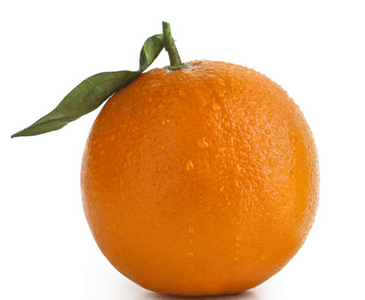
#> input picture 2 Anaconda/maca1.png, 365 x 300 px; the run also reads 1 picture not shown here
$ jupyter execute Comparando_Imagens.ipynb   (shell and % lines are left out)
#> lines starting #> are read from the running program, lines starting #| are printed output that depends on the picture; long printed decimals are rounded
[cell 1]
import cv2
import imutils

[cell 2]
img_src = cv2.imread('maca1.png',0)
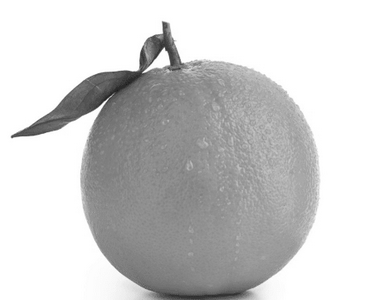
#> img_src: shape (300, 365); min 28, max 255, mean 203.8
img_src2 = cv2.imread('maca2.png',0)
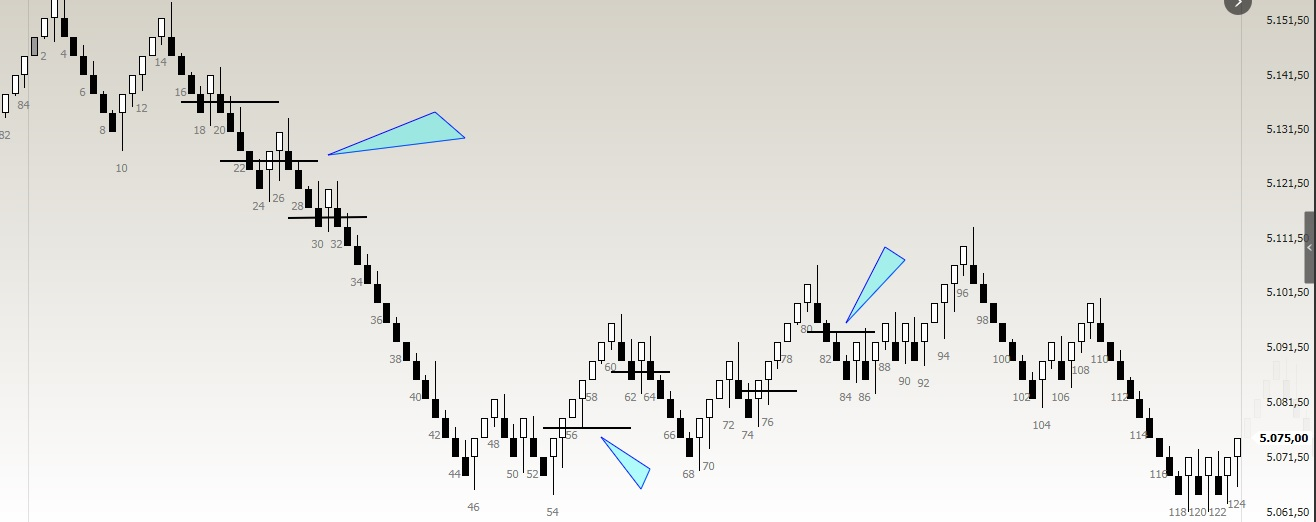
#> input picture 2 Anaconda/maca2.png, 1316 x 522 px
#> img_src2: shape (522, 1316); min 0, max 255, mean 225.2
print(img_src)
#> (printed output is left out)
print(img_src2)
#> (printed output is left out)

[cell 3]
# Importing the module
import cv2
import imutils

# Choose image
original = cv2.imread("maca1.png")
#> original is the input picture: shape (300, 365, 3); mean B, G, R 149.3, 189.5, 230.8

# Display image
cv2.imshow("Original",  original)
cv2.waitKey(0)
cv2.destroyAllWindows()

[cell 4]
import cv2
import imutils

# Choose image
original = cv2.imread("maca1.png")
duplicate = cv2.imread("maca2.png")
#> duplicate is the input picture: shape (522, 1316, 3); mean B, G, R 220.4, 225.3, 226.5

# Store the image shape into variable
ori_shape = original.shape[:2]
#> ori_shape = (300, 365)
dup_shape = duplicate.shape[:2]
#> dup_shape = (522, 1316)

[cell 5]
print(ori_shape)
#| (300, 365)
print(dup_shape)
#| (522, 1316)

[cell 6]
# TEST 1: Based on shape of image
if ori_shape == dup_shape:
    print("Image size is same")
else:
    print("Image is different in size")

[cell 7]
cv2.imshow("Original",ori_shape)
cv2.waitKey()
cv2.destroyAllWindows()

[cell 8]
# importação módulo Opencv
import cv2


# Works well with images of different dimensions
# Foi criando um função para recepcionar as duas imagens
def orb_sim(img1, img2):

    # Antigamente era utilizado o módulo SIFT, mas o mesmo foi descontinuado e o ORB passou ser utilizado
    # possuindo mais recursos para trabalhar as imagens
    orb = cv2.ORB_create()

    # Esse é o ponto onde serão dectados pontos chaves e descritores das imagens
    kp_a, desc_a = orb.detectAndCompute(img1, None)
    kp_b, desc_b = orb.detectAndCompute(img2, None)

    # Definir o objeto combinador de força bruta.
    # Isso quer dizer que ele irá testar muitas combinações diferentes.
    bf = cv2.BFMatcher(cv2.NORM_HAMMING, crossCheck=True)

    # Nessa etapa será feito o match das imagens, ou seja, a combinação das imagens
    matches = bf.match(desc_a, desc_b)

    # Aqui será feito a procura por regiões similares das imagens com a distância menor que 50.
    # É possível ajustar a distância entre 0 a 100, sendo 0 as imagens totalmente diferente e 100 as imagens iguais
    # Nesse caso é escolhido a distância de 50.
    similar_regions = [i for i in matches if i.distance < 50]
    if len(matches) == 0:
        return 0
    return len(similar_regions) / len(matches)

# Função do Opencv para fazer a leitura das imagens
img00 = cv2.imread('Entrada Saidas_COMPRA.JPG', 0)
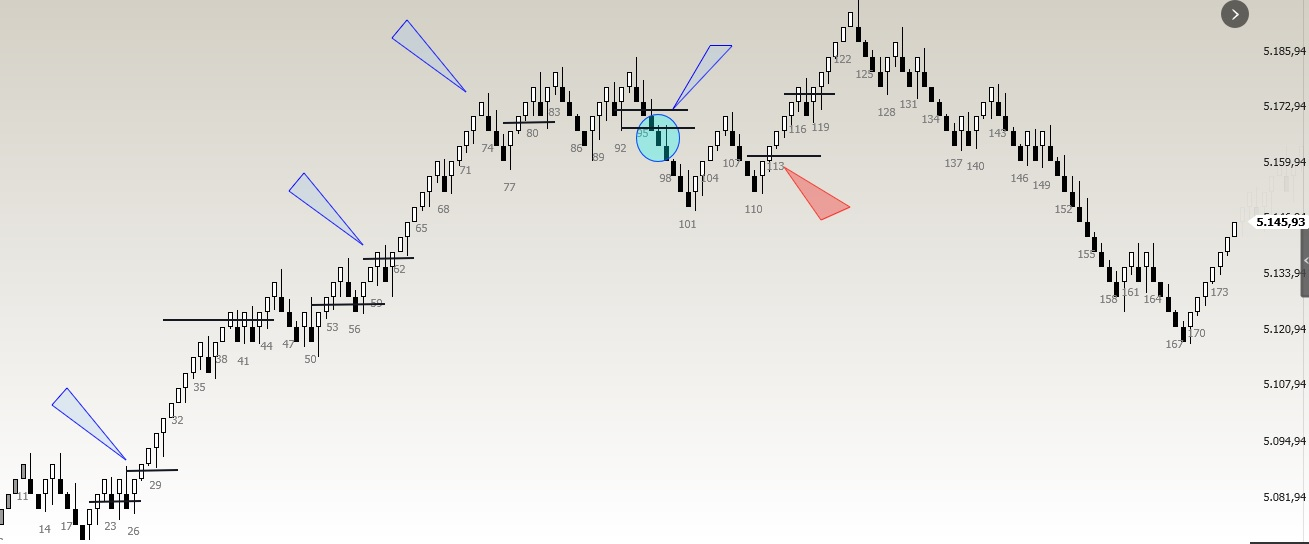
#> input picture 2 Anaconda/Entrada Saidas_COMPRA.jpg, 1309 x 544 px, found by its file name
#> img00: shape (544, 1309); min 0, max 255, mean 226.5
img01 = cv2.imread('Entrada Saidas_VENDA.JPG', 0)

# Função opencv para redimensionar as inmagens, pois se elas estivem em dimensões diferente dá erro no código
img00Res = cv2.resize(img00, (1200, 600))
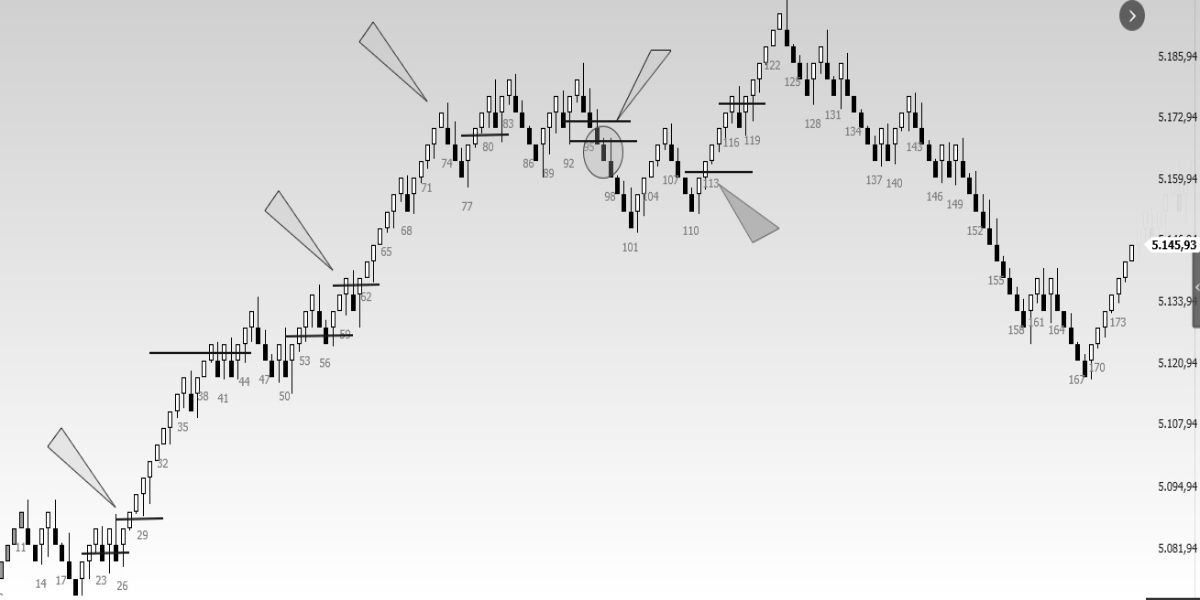
#> img00Res: shape (600, 1200); min 0, max 255, mean 226.5
img01Res = cv2.resize(img01, (1200, 600))
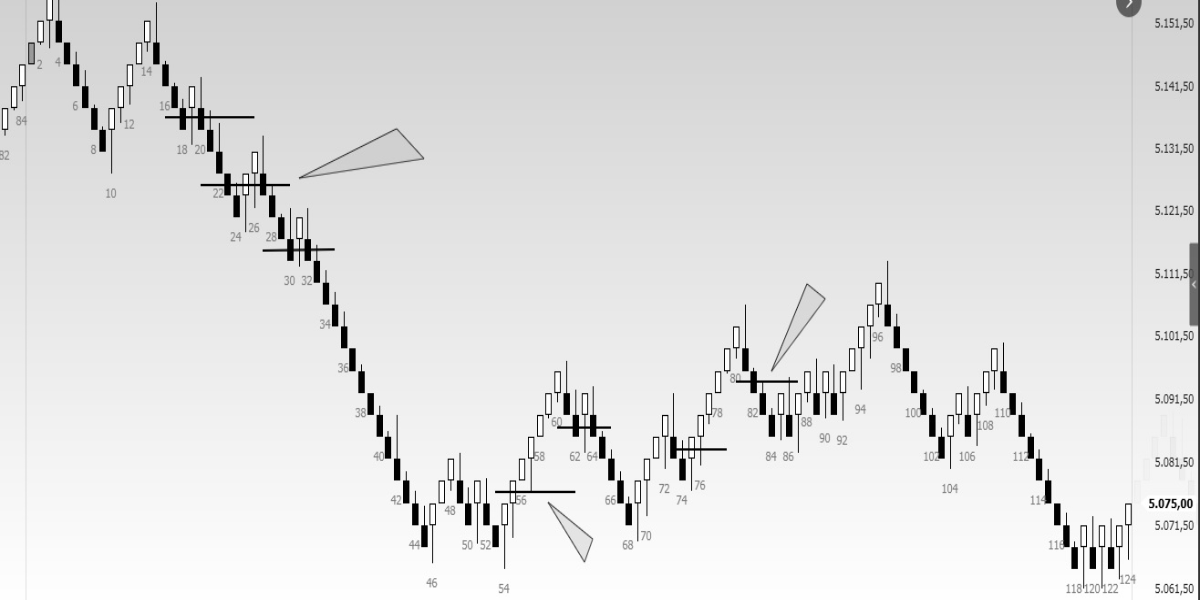
#> img01Res: shape (600, 1200); min 0, max 255, mean 225.1

# Essa é a etapa on é chamada a função criada no início do código passando como parâmetro as imagens redimensionadas.
# Se o resultado for igual 1.0, quer dizer as imagens são extamente iguais.
# Qualquer outro resultado que apresentar vai representar o percentual de similaridade entre as imagens.
orb_similarity = orb_sim(img00Res, img01Res)
#> in orb_sim, `kp_a, desc_a = orb.detectAndCompute(img1, None)`: kp_a = 500 keypoints; strongest (x, y, size): (35, 545, 31), (1156, 245, 31), (165, 430, 31), (35, 560, 31)
#> in orb_sim, `kp_b, desc_b = orb.detectAndCompute(img2, None)`: kp_b = 500 keypoints; strongest (x, y, size): (460, 502, 37.2), (382, 434, 31), (1033, 456, 31), (568, 413, 37.2)
#> in orb_sim, `matches = bf.match(desc_a, desc_b)`: matches = 150 matches
#> in orb_sim, `similar_regions = [i for i in matches if i.distance < 50]`: similar_regions = 94 matches
#> orb_similarity = 0.627
print("O Percentual de Similaridade Utilizando o ORB é: ", orb_similarity)
#| O Percentual de Similaridade Utilizando o ORB é:  0.6267

[cell 9]
ori_shape = img00.shape[:2]
#> ori_shape = (544, 1309)
dup_shape = img01.shape[:2]

print(ori_shape)
#| (544, 1309)
print(dup_shape)
#| (522, 1316)
